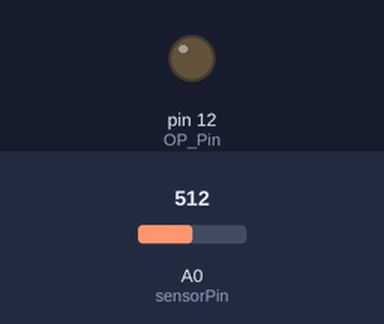
Bench run of a sketch on a simulated Arduino Uno, built with avr-gcc and run on an emulated ATmega328P. Shown: output pins drawn as LEDs (lit = HIGH). The test bench sets the inputs (shaded band); at power-on: A0 (sensorPin) = 512. What the sketch prints to the serial monitor is not drawn.

Above: at 1.8 s.
1.9 s: A0 (sensorPin) set to 268
At 2.89 s:
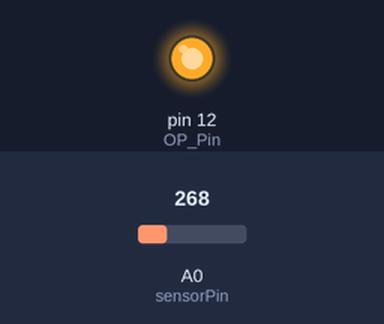
5.4 s: A0 (sensorPin) set to 237
At 6.5 s:
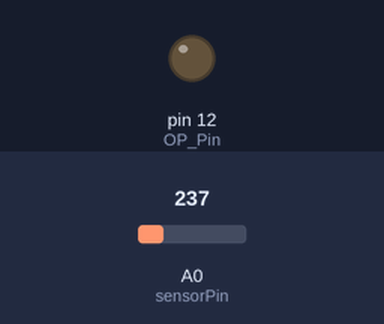
Timing chart, 0 to 8.4 s (numbered marks = the images above; inputs shaded):
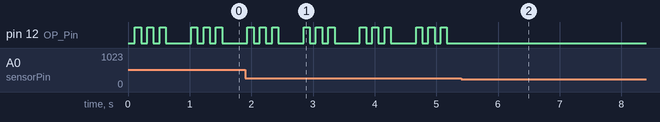

Measured:
- the behaviour switches between 256 and 255 on A0 (sensorPin) (found by bisection; images 1 and 2)
- after the input at 5.4 s, pin 12 (OP_Pin): stops changing and stays LOW
- by itself, pin 12 (OP_Pin): repeats every 0.91 s: 2 × (LOW 0.10 s, HIGH 0.10 s), LOW 0.41 s, HIGH 0.10 s

The sketch:

Rain_Sensor_1.ino
```cpp
// Made by Harisudhan
// Visit www.youtube.com/@harisudhantechnology for more projects

#include <LowPower.h>  // Install this library via Arduino Library Manager

const int OP_Pin = 12;  // Output pin (buzzer or LED)
const int sensorPin = A0;

void setup() {
  pinMode(OP_Pin, OUTPUT);
  digitalWrite(OP_Pin, LOW);
  Serial.begin(9600);
  Serial.println(F("🌧 Rain Sensor with Low Power Mode Initialized"));
  Serial.println(F("---------------------------------------------"));
}

void loop() {
  Rain_Sensor();
  delay(250);
}

void Rain_Sensor() {
  int level = analogRead(sensorPin);
  Serial.print(F("Analog value: "));
  Serial.println(level);

  if (level > 255) {
    Serial.println(F("💧 Rain detected! Making alert beeps..."));
    for (int i = 0; i < 3; i++) {
      Serial.print(F("Beep sound "));
      Serial.println(i + 1);
      digitalWrite(OP_Pin, HIGH);
      delay(100);
      digitalWrite(OP_Pin, LOW);
      delay(100);
    }
  } else {
    Serial.println(F("☀️ No rain detected. Entering sleep mode..."));
    digitalWrite(OP_Pin, LOW);

    // Sleep for 8 seconds (minimum power usage)
    // ADC and BOD off for maximum power saving
    LowPower.powerDown(SLEEP_8S, ADC_OFF, BOD_OFF);
  }

  Serial.println();
  delay(50);
}
```
